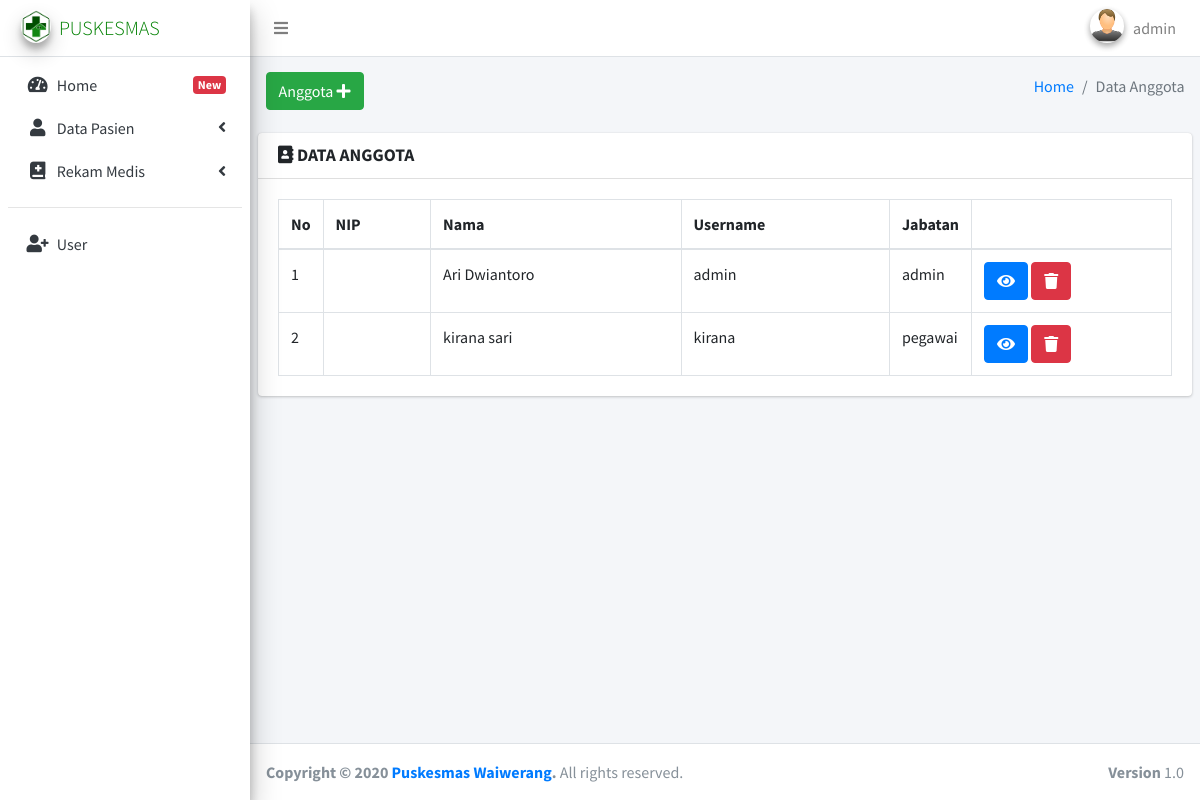
The app's page /pages/index.php?page=Anggota (signed in) with its own data.
### tables this page shows
CREATE TABLE `user` (
  `id` int(2) NOT NULL,
  `nama` varchar(50) NOT NULL,
  `username` varchar(50) NOT NULL,
  `password` varchar(50) NOT NULL,
  `tipe` varchar(50) NOT NULL
);

### pages/anggota/anggota_data.php (the view, shortened to what this page needs)
<section class="content-header">
  <div class="container-fluid">
    <div class="row mb-2">
      <div class="col-sm-6">
        <a data-toggle="modal" data-target="#modal-add" class="btn btn-success" style="color:white" data-toggle="tooltip">Anggota <i class="fas fa-plus"></i></a>
      </div>
      <div class="col-sm-6">
        <ol class="breadcrumb float-sm-right">
          <li class="breadcrumb-item"><a href="index.php">Home</a></li>
          <li class="breadcrumb-item active">Data Anggota</li>
        </ol>
      </div>
  </div>
</section>
<section class="content">
  <div class="card">
    <div class="card-header">
      <h3 class="card-title"><i class="far fas fa-address-book nav-icon"></i> <b>DATA ANGGOTA</b></h3>
    </div>
    <div class="card-body">
      <table class="table table-bordered">
        <thead>
          <tr>
            <th style="width: 10px">No</th>
            <th>NIP</th>
            <th>Nama</th>
            <th>Username</th>
            <th style="width: 40px">Jabatan</th>
            <th style="width:200px"></th>
          </tr>
        </thead>
        <tbody>
          <?php
          include 'conn/koneksi.php';
          $query=mysqli_query($conn,"SELECT * FROM user");
          while ($data=mysqli_fetch_array($query)) {
            echo "<tr>";
            echo "<td>".$data['id']."</td>";
            echo "<td>".$data['nip']."</td>";
            echo "<td>".$data['nama']."</td>";
            echo "<td>".$data['username']."</td>";
            echo "<td>".$data['tipe']."</td>";
            echo "<td>";?>
            <a class="btn btn-primary" data-toggle="modal" data-target="#modal-detail<?php echo $data['id'];?>" style="color:white" title="Detail"><i class="fas fa-eye"></i></a>
            <a class="btn btn-danger" href="index.php?page=Delete_User&id=<?php echo $data['id'];?>" style="color:white" data-toggle="tooltip" onClick="return confirm('Apakah Anda Yakin Menghapus User?')" title="Hapus Pasien"><i class="fas fa-trash"></i></a>
          <?php
            echo "</td>";
            echo "</tr>";
          ?>
          <div class="modal fade" id="modal-detail<?php echo $data['id'];?>">
          <?php };
           ?>
        </tbody>
      </table>
    </div>
  </div>
</section>

### records on screen
user: id "1", nama "Ari Dwiantoro", username "admin", tipe "admin"
user: id "2", nama "kirana sari", username "kirana", tipe "pegawai"

### other values on screen
$_SESSION['user'] "admin"
